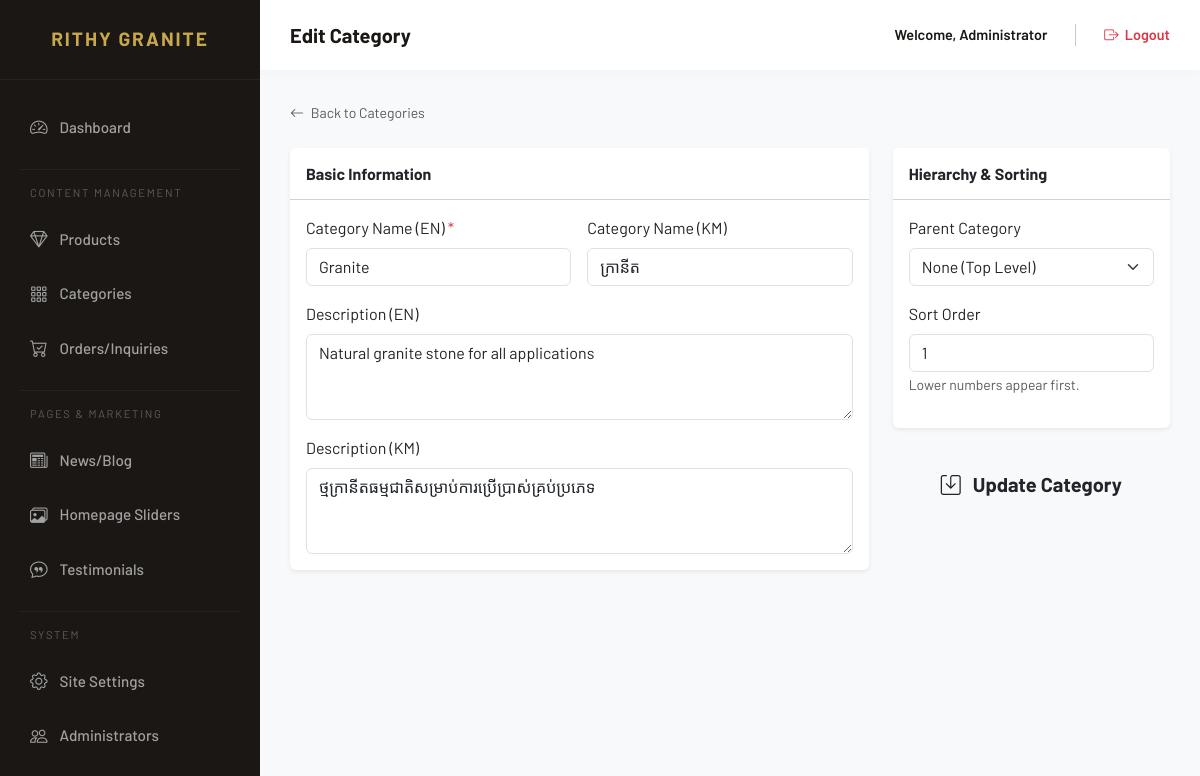
Page /admin/category-edit.php?id=1 (signed in) on the committed database.
### tables this page shows
CREATE TABLE `categories` (
  `id` int(11) NOT NULL,
  `name_en` varchar(200) NOT NULL,
  `name_km` varchar(200) NOT NULL,
  `slug` varchar(200) NOT NULL,
  `description_en` text DEFAULT NULL,
  `description_km` text DEFAULT NULL,
  `parent_id` int(11) DEFAULT NULL,
  `sort_order` int(11) DEFAULT 0,
  `created_at` timestamp NOT NULL DEFAULT current_timestamp()
);

### includes/config.php (called while the page is built, shortened)
<?php
function e($str) {
    return htmlspecialchars($str ?? '', ENT_QUOTES, 'UTF-8');
}

### admin/category-edit.php (the view, shortened to what this page needs)
<?php
require_once 'includes/header.php';
$db = getDB();
$id = (int)($_GET['id'] ?? 0);
$stmt = $db->prepare("SELECT * FROM categories WHERE id = ?");
$stmt->execute([$id]);
$category = $stmt->fetch();
?>
<div class="mb-4">
    <a href="categories.php" class="text-decoration-none text-muted small">
        <i class="bi bi-arrow-left me-1"></i> Back to Categories
    </a>
</div>
<form action="category-edit.php?id=<?= $id ?>" method="POST">
    <div class="row g-4">
        <div class="col-lg-8">
            <div class="card border-0 shadow-sm mb-4">
                <div class="card-header bg-white py-3">
                    <h6 class="mb-0 fw-bold">Basic Information</h6>
                </div>
                <div class="card-body">
                    <div class="row g-3">
                        <div class="col-md-6">
                            <label class="form-label">Category Name (EN) <span class="text-danger">*</span></label>
                            <input type="text" name="name_en" class="form-control" required value="<?= e($category['name_en']) ?>">
                        </div>
                        <div class="col-md-6">
                            <label class="form-label">Category Name (KM)</label>
                            <input type="text" name="name_km" class="form-control" value="<?= e($category['name_km']) ?>">
                        </div>
                        <div class="col-12">
                            <label class="form-label">Description (EN)</label>
                            <textarea name="description_en" rows="3" class="form-control"><?= e($category['description_en']) ?></textarea>
                        </div>
                        <div class="col-12">
                            <label class="form-label">Description (KM)</label>
                            <textarea name="description_km" rows="3" class="form-control"><?= e($category['description_km']) ?></textarea>
                        </div>
                    </div>
                </div>
            </div>
        </div>
        <div class="col-lg-4">
            <div class="card border-0 shadow-sm mb-4">
                <div class="card-header bg-white py-3">
                    <h6 class="mb-0 fw-bold">Hierarchy & Sorting</h6>
                </div>
                <div class="card-body">
                    <div class="mb-3">
                        <label class="form-label">Parent Category</label>
                        <select name="parent_id" class="form-select">
                            <option value="">None (Top Level)</option>
                        </select>
                    </div>
                    <div class="mb-3">
                        <label class="form-label">Sort Order</label>
                        <input type="number" name="sort_order" class="form-control" value="<?= e($category['sort_order']) ?>">
                        <small class="text-muted">Lower numbers appear first.</small>
                    </div>
                </div>
            </div>
            <div class="d-grid">
                <button type="submit" class="btn btn-gold btn-lg py-3 fw-bold">
                    <i class="bi bi-save me-2"></i> Update Category
                </button>
            </div>
        </div>
    </div>
</form>
<?php require_once 'includes/footer.php'; ?>

### admin/includes/header.php (style rules this page uses)
:root { --gold: #C9A84C; --gold-dark: #A07830; --stone-dark: #1A1714; --stone-mid: #2D2520; --sidebar-width: 260px; --bg-body: #f8f9fa; }
body { font-family: 'Barlow', sans-serif; background-color: var(--bg-body); overflow-x: hidden; }

### rows in the picture
categories: name_en "Granite", name_km "ក្រានីត", description_en "Natural granite stone for all applications", description_km "ថ្មក្រានីតធម្មជាតិសម្រាប់ការប្រើប្រាស់គ្រប់ប្រភេទ", sort_order "1"

### other values in the picture
$pageTitle "Edit Category"
$adminName "Administrator"
